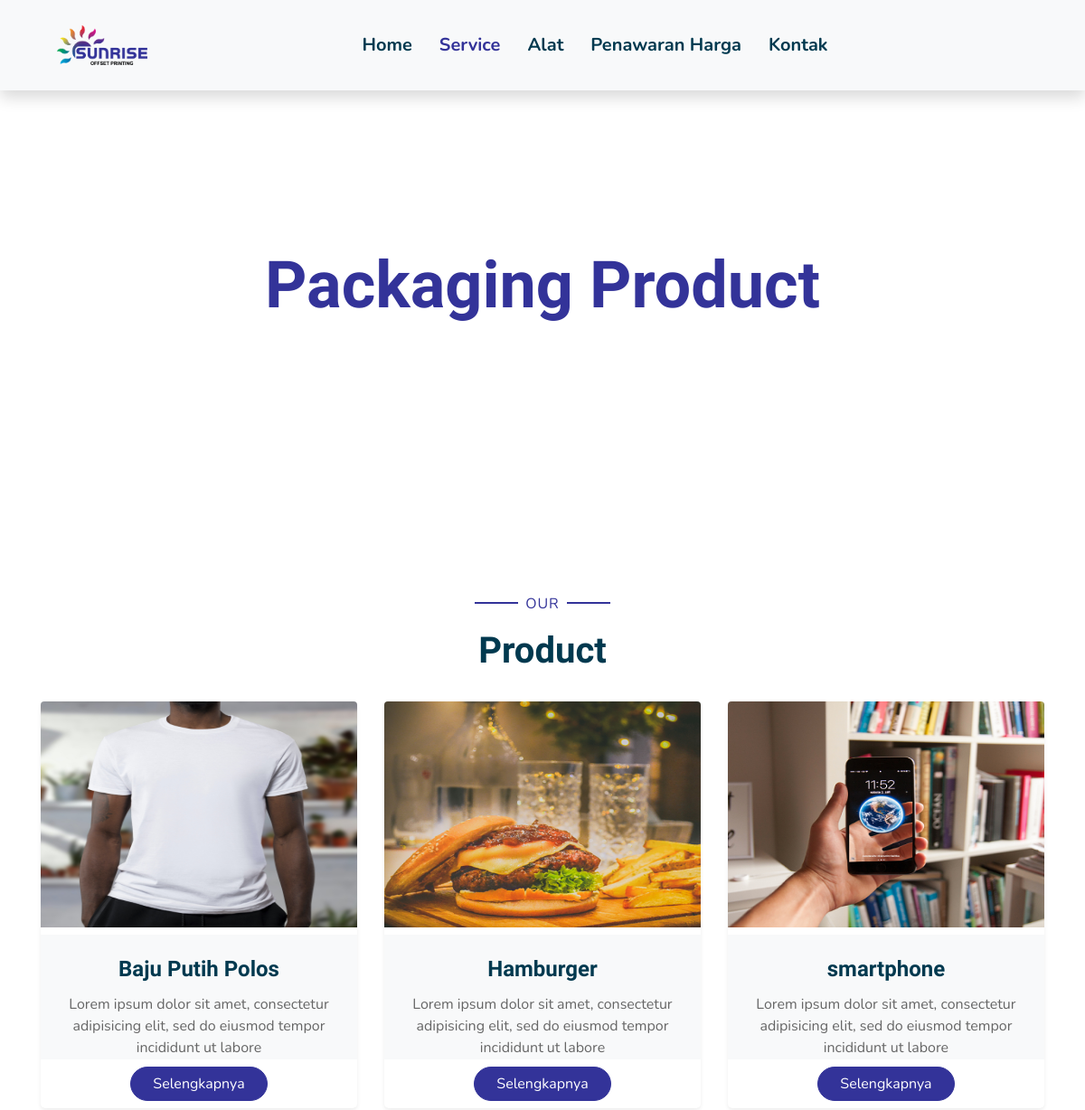
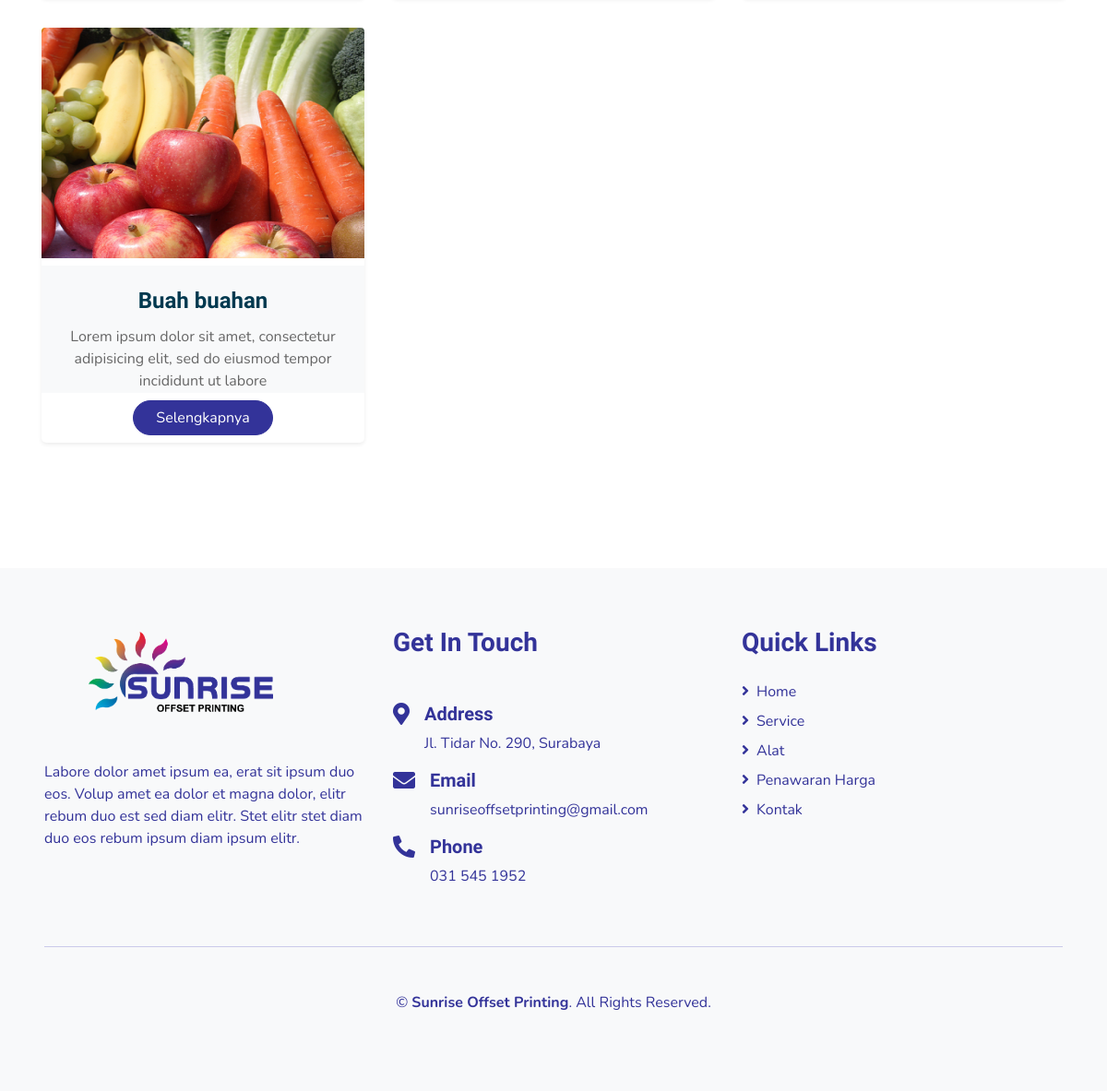
The app's page /service.php with its own data (2 pictures, top to bottom).
### tables this page shows
CREATE TABLE `produk` (
  `id_produk` int(11) NOT NULL,
  `kode_produk` char(10) NOT NULL,
  `judul_produk` varchar(100) NOT NULL,
  `deskripsi` text NOT NULL,
  `gambar` varchar(100) NOT NULL DEFAULT 'gambar_default.png',
  `tanggal` datetime NOT NULL,
  `status` int(11) NOT NULL,
  `id_kategori` int(11) NOT NULL,
  `id_pengguna` int(11) NOT NULL,
  `harga` decimal(20,0) NOT NULL
);

### service.php (the view, shortened to what this page needs)
<!DOCTYPE html>
<html lang="en">
  <head>
    <link
      href="https://cdnjs.cloudflare.com/ajax/libs/font-awesome/5.10.0/css/all.min.css"
      rel="stylesheet"
    />
    <link href="lib/flaticon/font/flaticon.css" rel="stylesheet" />
    <link href="lib/owlcarousel/assets/owl.carousel.min.css" rel="stylesheet" />
    <link href="lib/lightbox/css/lightbox.min.css" rel="stylesheet" />
    <link href="css/style.css" rel="stylesheet" />
  </head>
  <body>
 <div class="container-fluid bg-light  position-relative shadow navbar-brand">
  <nav
    class="navbar navbar-expand-lg bg-light navbar-light py-3 py-lg-0 px-0 px-lg-5"
  >
  <a class="navbar-brand" href="#">
    <img src="assets/img/logo2.png" alt="" width="100" ></a>
    <div
      class="collapse navbar-collapse justify-content-between"
      id="navbarCollapse"
    >
      <div class="navbar-nav font-weight-bold mx-auto py-0">
        <a href="index.php" class="nav-item nav-link">Home</a>
        <a href="service.php" class="nav-item nav-link active">Service</a>
        <a href="alat.php" class="nav-item nav-link">Alat</a>
        <a href="penawaran.php" class="nav-item nav-link">Penawaran Harga</a>
        <a href="kontak.php" class="nav-item nav-link">Kontak</a>
      </div>
    </div>
  </nav>
</div>
    <div class="container-fluid bg-primary mb-5">
      <div
        class="d-flex flex-column align-items-center justify-content-center"
        style="min-height: 400px"
      >
        <h3 class="display-3 font-weight-bold text-white">Packaging Product</h3>
      </div>
    </div>
    <div class="container-fluid pt-5">
  <div class="container">
    <div class="text-center pb-2">
      <p class="section-title px-5">
        <span class="px-2">Our</span>
      </p>
      <h1 class="mb-4">Product</h1>
    </div>
    <div class="row pb-3">
<?php
    include 'config/database.php';
    if (isset($_GET['kategori'])) {
        $sql="select * from produk where status=1 and id_kategori=".$_GET['kategori']." order by id_produk desc";
    }else {
        $sql="select * from produk where status=1 order by id_produk desc";
    }
    $hasil=mysqli_query($kon,$sql);
    $jumlah = mysqli_num_rows($hasil);
    if ($jumlah>0){
        while ($data = mysqli_fetch_array($hasil)):
    ?>
  <div class="col-lg-4 mb-4"  >
  <div class="card border-0 shadow-sm mb-2 bg-primary"  style="width: 100%; height: 450px;">
      <a href="index.php?halaman=produk&id=<?php echo $data['id_produk'];?>"><img src="assets/img/produk/<?php echo $data['gambar'];?>" width="250" height="250px" class="card-img-top mb-2" alt="Gambar tidak ditemukan"></a>
        <div class="card-body bg-light text-center p-4" >
          <h4 class="card-title" ><?php echo $data['judul_produk'];?></h4>
          <p class="card-text" ><?php
                          $ambil=$data["deskripsi"];
                          $panjang = strip_tags(html_entity_decode($ambil,ENT_QUOTES,"ISO-8859-1"));
                          echo substr($panjang, 0, 100);?></p>
        </div>
        <a href="index.php?halaman=produk&id=<?php echo $data['id_produk'];?>" class="btn  btn-primary  px-4 mx-auto my-2" role="button">Selengkapnya</a>
    </div>
    </div>
    <?php
            endwhile;
        }else {
            echo "<div class='alert alert-warning'> Tidak ada artikel pada kategori ini.</div>";
        };
        ?>
    </div>
    </div>
  </div>
    <div
      class="container-fluid bg-light text-white mt-5 py-5 px-sm-3 px-md-5"
    >
      <div class="row pt-3">
        <div class="col-lg-4 mb-5">
          <a class="navbar-brand px-md-5 mb-5" href="#">
            <img src="assets/img/logo2.png" alt="" width="200" ></a>
          <p>
            Labore dolor amet ipsum ea, erat sit ipsum duo eos. Volup amet ea
            dolor et magna dolor, elitr rebum duo est sed diam elitr. Stet elitr
            stet diam duo eos rebum ipsum diam ipsum elitr.
          </p>
        </div>
        <div class="col-lg-4 mb-5 ">
          <h3 class="text-primary mb-5">Get In Touch</h3>
          <div class="d-flex">
            <h4 class="fa fa-map-marker-alt text-primary"></h4>
            <div class="pl-3">
              <h5 class="text-white">Address</h5>
              <p>Jl. Tidar No. 290, Surabaya</p>
            </div>
          </div>
          <div class="d-flex">
            <h4 class="fa fa-envelope text-primary"></h4>
            <div class="pl-3">
              <h5 class="text-white">Email</h5>
              <p>sunriseoffsetprinting@gmail.com</p>
            </div>
          </div>
          <div class="d-flex">
            <h4 class="fa fa-phone-alt text-primary"></h4>
            <div class="pl-3">
              <h5 class="text-white">Phone</h5>
              <p>031 545 1952</p>
            </div>
          </div>
        </div>
        <div class="col-lg-4 mb-5">
          <h3 class="text-primary mb-4">Quick Links</h3>
          <div class="d-flex flex-column justify-content-start">
            <a class="text-white mb-2" href="#"
              ><i class="fa fa-angle-right mr-2"></i>Home</a
            >
            <a class="text-white mb-2" href="#"
              ><i class="fa fa-angle-right mr-2"></i>Service</a
            >
            <a class="text-white mb-2" href="#"
              ><i class="fa fa-angle-right mr-2"></i>Alat</a
            >
            <a class="text-white mb-2" href="#"
              ><i class="fa fa-angle-right mr-2"></i>Penawaran Harga</a
            >
            <a class="text-white mb-2" href="#"
              ><i class="fa fa-angle-right mr-2"></i>Kontak</a
            >
          </div>
        </div>
      </div>
      <div
        class="container-fluid pt-5"
        style="border-top: 1px solid rgba(21, 19, 168, 0.2) ;"
      >
        <p class="text-center text-white">
          &copy;
          <a class="text-primary font-weight-bold" href="#">Sunrise Offset Printing</a>.
          All Rights Reserved.
        </p>
      </div>
    </div>
  </body>
</html>

### records on screen
produk: gambar (picture), judul_produk "Baju Putih Polos", deskripsi "Lorem ipsum dolor sit amet, consectetur adipisicing elit, sed do eiusmod tempor incididunt ut labore"
produk: gambar (picture), judul_produk "Hamburger", deskripsi "Lorem ipsum dolor sit amet, consectetur adipisicing elit, sed do eiusmod tempor incididunt ut labore"
produk: gambar (picture), judul_produk "smartphone", deskripsi "Lorem ipsum dolor sit amet, consectetur adipisicing elit, sed do eiusmod tempor incididunt ut labore"
produk: gambar (picture), judul_produk "Buah buahan", deskripsi "Lorem ipsum dolor sit amet, consectetur adipisicing elit, sed do eiusmod tempor incididunt ut labore"
